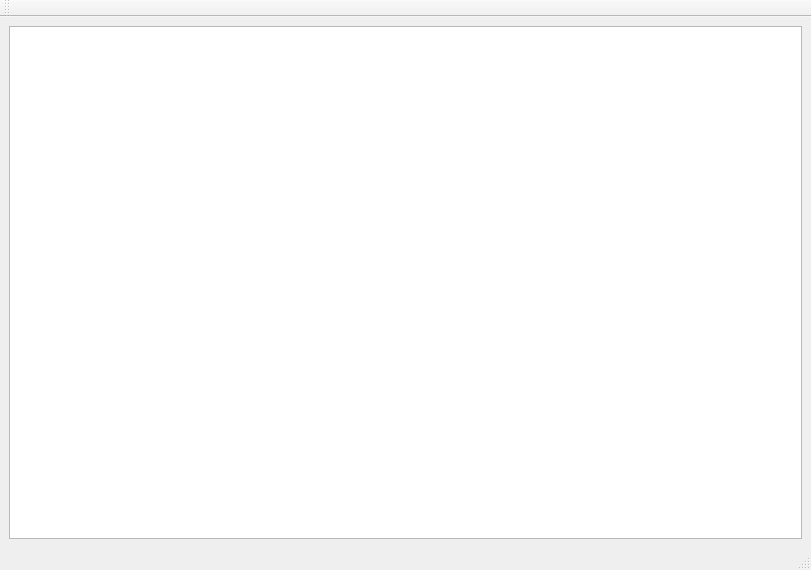
<?xml version="1.0" encoding="UTF-8"?>
<ui version="4.0">
 <class>MainWindow</class>
 <widget class="QMainWindow" name="MainWindow">
  <property name="geometry">
   <rect>
    <x>0</x>
    <y>0</y>
    <width>811</width>
    <height>570</height>
   </rect>
  </property>
  <property name="windowTitle">
   <string>MainWindow</string>
  </property>
  <widget class="QWidget" name="centralwidget">
   <layout class="QGridLayout" name="gridLayout">
    <item row="0" column="0">
     <widget class="PlotWidget" name="display"/>
    </item>
   </layout>
  </widget>
  <widget class="QMenuBar" name="menubar">
   <property name="geometry">
    <rect>
     <x>0</x>
     <y>0</y>
     <width>811</width>
     <height>26</height>
    </rect>
   </property>
  </widget>
  <widget class="QStatusBar" name="statusbar"/>
  <widget class="QToolBar" name="toolBar">
   <property name="windowTitle">
    <string>toolBar</string>
   </property>
   <attribute name="toolBarArea">
    <enum>TopToolBarArea</enum>
   </attribute>
   <attribute name="toolBarBreak">
    <bool>false</bool>
   </attribute>
  </widget>
 </widget>
 <customwidgets>
  <customwidget>
   <class>PlotWidget</class>
   <extends>QGraphicsView</extends>
   <header>pyqtgraph</header>
  </customwidget>
 </customwidgets>
 <resources/>
 <connections/>
</ui>
